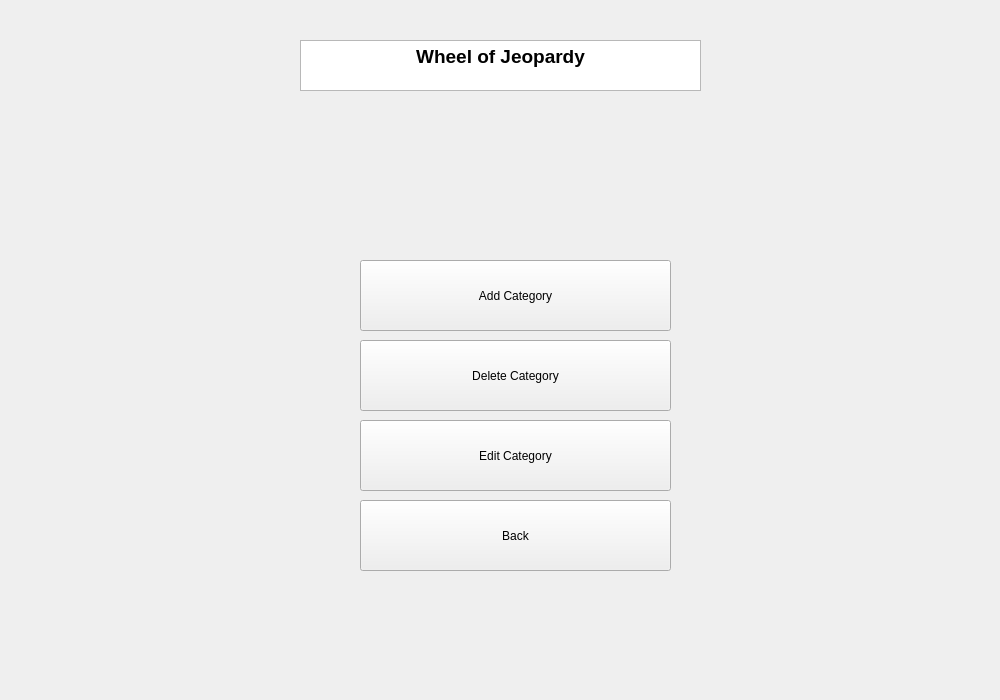
<?xml version="1.0" encoding="UTF-8"?>
<ui version="4.0">
 <class>categoryMenu</class>
 <widget class="QWidget" name="categoryMenu">
  <property name="geometry">
   <rect>
    <x>0</x>
    <y>0</y>
    <width>1000</width>
    <height>700</height>
   </rect>
  </property>
  <property name="windowTitle">
   <string>Form</string>
  </property>
  <widget class="QTextEdit" name="title">
   <property name="geometry">
    <rect>
     <x>300</x>
     <y>40</y>
     <width>401</width>
     <height>51</height>
    </rect>
   </property>
   <property name="html">
    <string>&lt;!DOCTYPE HTML PUBLIC &quot;-//W3C//DTD HTML 4.0//EN&quot; &quot;http://www.w3.org/TR/REC-html40/strict.dtd&quot;&gt;
&lt;html&gt;&lt;head&gt;&lt;meta name=&quot;qrichtext&quot; content=&quot;1&quot; /&gt;&lt;style type=&quot;text/css&quot;&gt;
p, li { white-space: pre-wrap; }
&lt;/style&gt;&lt;/head&gt;&lt;body style=&quot; font-family:'MS Shell Dlg 2'; font-size:8pt; font-weight:400; font-style:normal;&quot;&gt;
&lt;p align=&quot;center&quot; style=&quot; margin-top:0px; margin-bottom:0px; margin-left:0px; margin-right:0px; -qt-block-indent:0; text-indent:0px;&quot;&gt;&lt;span style=&quot; font-size:14pt; font-weight:600;&quot;&gt;Wheel of Jeopardy&lt;/span&gt;&lt;/p&gt;&lt;/body&gt;&lt;/html&gt;</string>
   </property>
  </widget>
  <widget class="QPushButton" name="categoryEdit">
   <property name="geometry">
    <rect>
     <x>360</x>
     <y>420</y>
     <width>311</width>
     <height>71</height>
    </rect>
   </property>
   <property name="text">
    <string>Edit Category</string>
   </property>
  </widget>
  <widget class="QPushButton" name="back">
   <property name="geometry">
    <rect>
     <x>360</x>
     <y>500</y>
     <width>311</width>
     <height>71</height>
    </rect>
   </property>
   <property name="text">
    <string>Back</string>
   </property>
  </widget>
  <widget class="QPushButton" name="categoryDelete">
   <property name="geometry">
    <rect>
     <x>360</x>
     <y>340</y>
     <width>311</width>
     <height>71</height>
    </rect>
   </property>
   <property name="text">
    <string>Delete Category</string>
   </property>
  </widget>
  <widget class="QPushButton" name="categoryAdd">
   <property name="geometry">
    <rect>
     <x>360</x>
     <y>260</y>
     <width>311</width>
     <height>71</height>
    </rect>
   </property>
   <property name="text">
    <string>Add Category</string>
   </property>
  </widget>
 </widget>
 <resources/>
 <connections/>
</ui>
